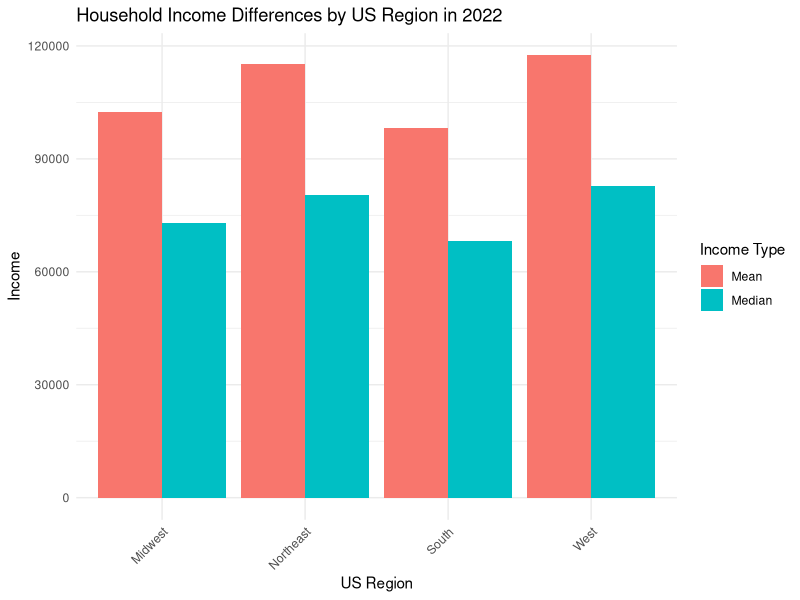

This chart was generated by the following R code:
## ---- chunk 1
# Load necessary libraries
library(tidyverse)

# Load the dataset
data <- read_csv("RealEstateUS.CSV")
## ---- chunk 2
# Filter the data for the year 2022 and exclude 'United States' as a region
data_2022 <- data %>% 
  filter(Year == 2022 & Region != "United States")

# Group the data by region and calculate mean of median and mean incomes
income_data <- data_2022 %>%
  group_by(Region) %>%
  summarise(
    Median = mean(`Median Income - Current Dollars`, na.rm = TRUE),
    Mean = mean(`Mean Income - Current Dollars`, na.rm = TRUE)
  )
## ---- chunk 3
# Melt the data for plotting
income_data_long <- income_data %>%
  pivot_longer(cols = c(Median, Mean), names_to = "Income_Type", values_to = "Income")

# Create the bar plot
ggplot(income_data_long, aes(x = Region, y = Income, fill = Income_Type)) +
  geom_bar(stat = "identity", position = "dodge") +
  labs(title = "Household Income Differences by US Region in 2022", x = "US Region", y = "Income", fill = "Income Type") +
  theme_minimal() +
  theme(axis.text.x = element_text(angle = 45, hjust = 1))
